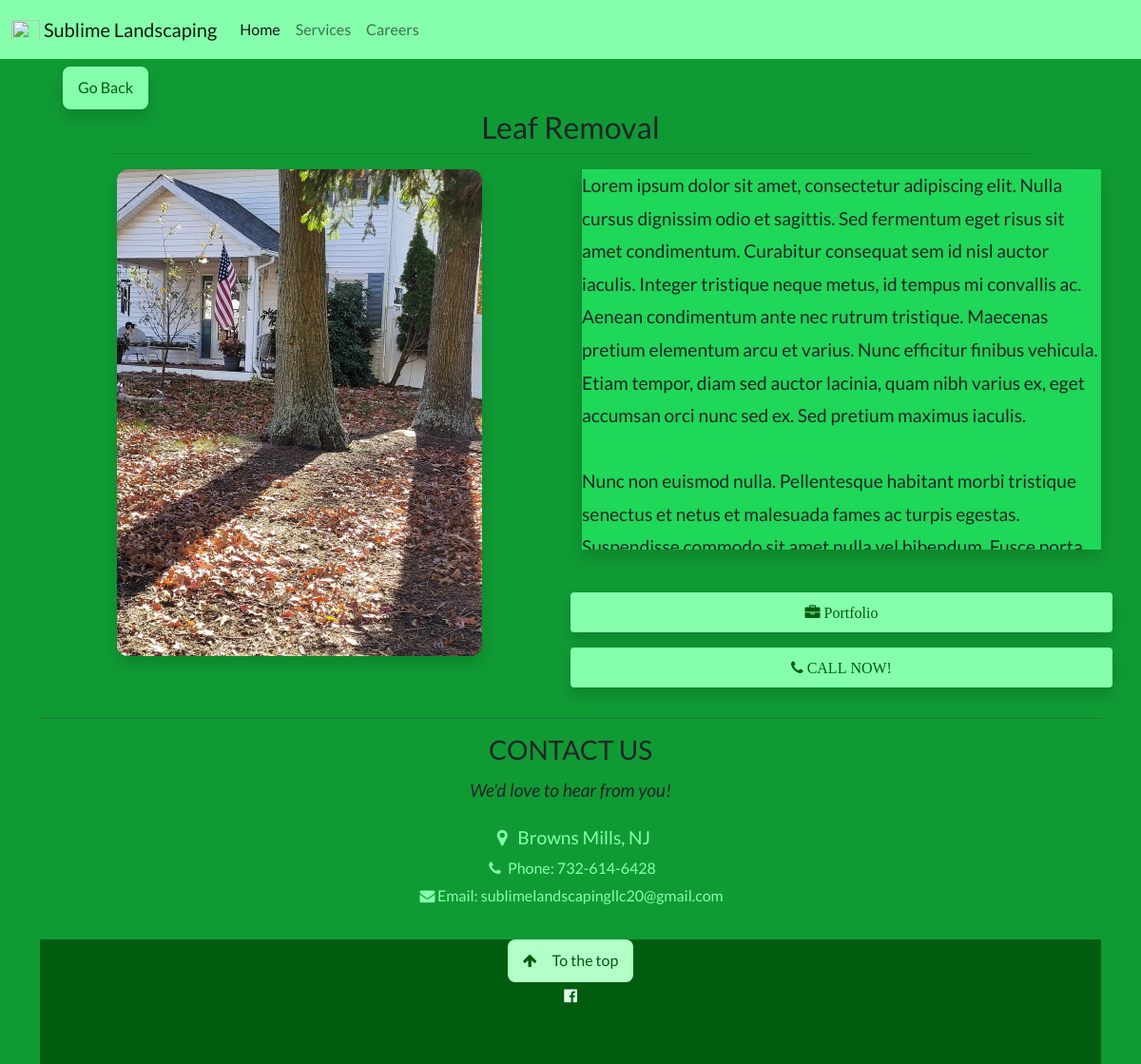
The page /view-service/leaf-removal/ on the database its author committed.
### services/models.py (models this page shows, shortened)
class Service(models.Model):
    class Priority(models.IntegerChoices):
        FIRST = 1
        SECOND = 2
        THIRD = 3
        FORTH = 4
        FIFTH = 5
    SERVICE_TYPE = (
        ('featured', 'Featured'),
        ('other', 'Other'),
        ('none', 'None'),
        )
    name = models.CharField(max_length=100, null=False, blank=False, unique=True)
    slug = models.SlugField(max_length=300, blank=True)
    image = models.ImageField(null=True, blank=True)
    description = models.TextField(null=False, blank=False)
    featured = models.CharField(max_length=9, null=False, blank=False, choices=SERVICE_TYPE, default='none')
    priority = models.IntegerField(choices=Priority.choices, blank=True, null=True)
    categories = models.ManyToManyField(Category, blank=True)
    created = models.DateTimeField(auto_now_add=True)
    id = models.UUIDField(default=uuid.uuid4, unique=True, primary_key=True, editable=False)
    class Meta:
        ordering = ['priority', '-created']

### services/views.py (the view)
# urls.py: path('view-service/<str:slug>/', views.viewService, name='view-service'),
def viewService(request, slug):
    service = Service.objects.get(slug=slug)
    portfolio = service.portfolio_set.all()
    context = {'service':service, 'portfolio':portfolio}
    return render (request, 'services/service_view.html', context)

### services/templates/services/service_view.html (shortened to what this page needs)
{% extends 'main.html' %}
{% block content %}
<div class="container">
<a class="button bg-green-300 text-green-900 ms-4 mt-2 shadow" href="{{ request.GET.next }}">Go Back</a>
<div class="row">
    <h2 class="text-center">{{service.name}}</h2>
    <hr style="max-width: 85%;" class="mx-auto">
    <div class="col-md-6 mx-auto d-flex justify-content-center">
        {% if service.image %}
            <img class="img-fluid shadow" style="border-radius:12px; max-height: 32rem;" src="{{service.image.url}}" alt="">
        {% endif %}
    </div>
    <div class="col-md-6 mx-auto">
            <div class="overflow-scroll shadow bg-green-700" style="max-height: 25rem;">
                <p>{{service.description|linebreaksbr}}</p>
            </div>
        <br>
        {% if portfolio %}
            <div class="row">
                <a class="btn bg-green-300 text-green-900 py-2 my-3 shadow" href="{% url 'view-portfolio' service.name %}?next=/services"><i class="fa fa-briefcase"> Portfolio</i></a>
            </div>
        {% endif %}
        <div class="row">
            <a class="btn bg-green-300 text-green-900 py-2 mb-3 shadow" href="tel:7326146428"><i class="fa fa-phone"> CALL NOW!</i></a>
        </div>
    </div>
</div>
{% endblock content %}

### static/styles/modules/main.css (style rules this page uses)
.button { border: none; border-radius: 0.5em; display: inline-block; padding: 8px 16px; vertical-align: middle; overflow: hidden; text-decoration: none; text-align: center; cursor: pointer; white-space: nowrap; }
body,h1,h2,h3,h4,h5,h6 { font-family: "Lato", sans-serif; }
body, html { height: 100%; width: 100%; line-height: 1.8; margin: 0; }

### static/styles/modules/green.css (style rules this page uses)
.bg-green-800 { background-color: #109a34 !important; }
.bg-green-700 { background-color: #1fd758 !important; }
.bg-green-300 { background-color: #85ffab !important; }
.text-green-900 { color: #005c0f; }
:any-link { text-decoration: none; }

### static/styles/modules/cards.css (style rules this page uses)
:root { --background-dark: #2d3548; --text-light: rgba(255,255,255,0.6); --text-lighter: rgba(255,255,255,0.9); --spacing-s: 8px; --spacing-m: 16px; --spacing-l: 24px; --spacing-xl: 32px; --spacing-xxl: 64px; --width-container: 1200px; }

### static/styles/modules/text.css (style rules this page uses)
p { font-size: 1.2rem; }

### rows shown on the page
Service: name "Leaf Removal", image (picture), description "Lorem ipsum dolor sit amet, consectetur adipiscing elit. Nulla cursus dignissim odio et sagittis. Sed fermentum eget risus sit amet condimentum. Curabitur consequat sem id nisl auctor iaculis. Integer tristique neque metus, id tempus mi convallis ac. Aenean condimentum ante nec rutrum tristique. Maecenas pretium elementum arcu et varius. Nunc efficitur finibus vehicula. Etiam tempor, diam sed auctor lacinia, quam nibh varius ex, eget accumsan orci nunc sed ex. Sed pretium maximus iaculis. Nunc non euismod nulla. Pellentesque habitant morbi tristique senectus et netus et malesuada fames ac turpis egestas.…"
